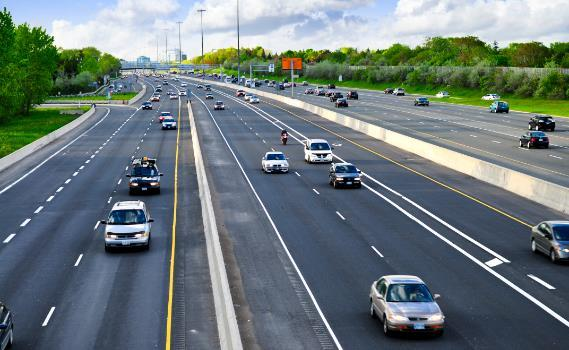
//> input picture F458/dsp/ccs_backup1/Daero/dsp/sample.jpeg, 569 x 350 px
$ ./sobel_differential_filter   (built with g++ and OpenCV 4)
//> lines starting //> are read from the running program, lines starting //| are printed output that depends on the picture; after the words box and inside, x2 and y2 are one past the last pixel; in counts of white or black regions, pixels touching at a corner belong together
#include <opencv2/highgui/highgui.hpp>
#include <opencv2/opencv.hpp>
#include <iostream>
#include <stdio.h>

using namespace cv;
using namespace std;

Mat edge_detect(Mat blur)
{
	Mat output;

	cvtColor(blur, output, COLOR_RGB2GRAY);
	threshold(output, output, 140, 255, THRESH_BINARY);

	Point anchor = Point(-1, -1);
	Mat kernel = Mat(1, 3, CV_32F);

	kernel.at<float>(0, 0) = -1;
	kernel.at<float>(0, 1) = 0;
	kernel.at<float>(0, 2) = 1;

	filter2D(output, output, -1, kernel, anchor, 0, BORDER_DEFAULT);

	return output;
}

int main(int argc, char ** argv)
{
	Mat img = imread("sample.jpeg", -1);
//> img is the input picture: 350 rows x 569 cols, CV_8UC3; mean B, G, R 123.8, 121.6, 108.3
	Mat blur;
	Mat edge;

	GaussianBlur(img, blur, Size(3, 3), 0, 0);
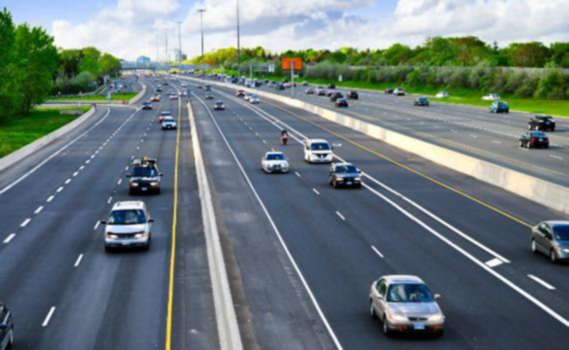
//> blur: 350 rows x 569 cols, CV_8UC3; mean B, G, R 123.9, 121.6, 108.3

	edge = edge_detect(blur);
//> in edge_detect, `cvtColor(blur, output, COLOR_RGB2GRAY);`:
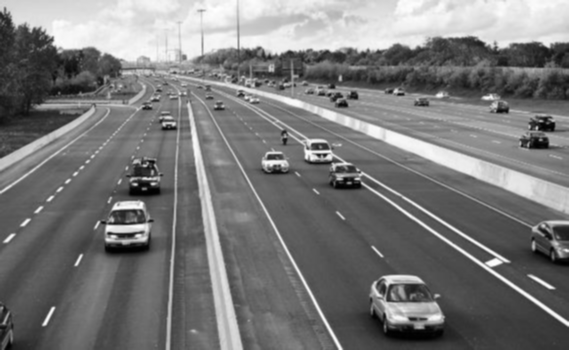
//> output: 350 rows x 569 cols, CV_8UC1; min 0, max 255, mean 120.8
//> in edge_detect, `threshold(output, output, 140, 255, THRESH_BINARY);`:
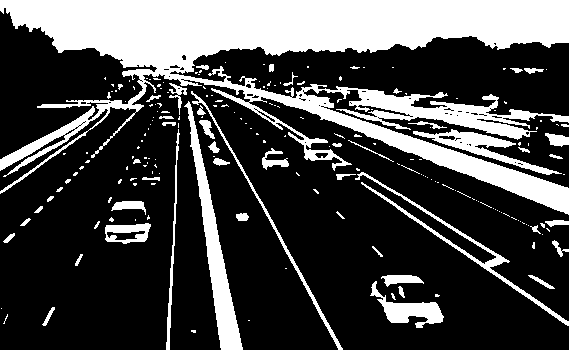
//> output: 350 rows x 569 cols, CV_8UC1; 28% white; 204 white regions (152 under 20 px), largest, box (x1, y1, x2, y2) and area: (0, 0, 569, 215) 42171, (184, 101, 243, 350) 3274, (355, 172, 569, 326) 1543
//> in edge_detect, `filter2D(output, output, -1, kernel, anchor, 0, BORDER_DEFAULT);`:
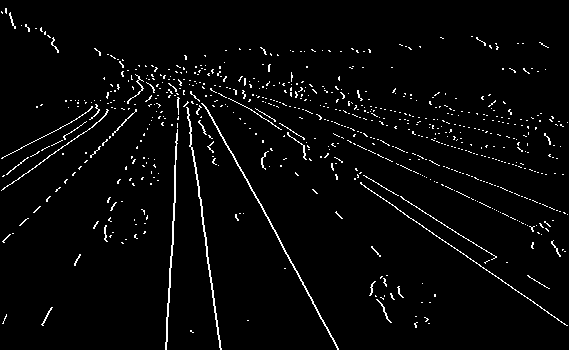
//> output: 350 rows x 569 cols, CV_8UC1; 3% white in thin lines or dots

	imwrite("org_img.jpg", img);
	imwrite("differential.jpg", edge);

	namedWindow("Origin Image", WINDOW_NORMAL);
	namedWindow("First Order Differential Image", WINDOW_NORMAL);

	imshow("Origin Image", img);
	imshow("First Order Differential Image", edge);

	waitKey(0);

	destroyWindow("Origin Image");
	destroyWindow("Edge Image");

	return 0;
}
